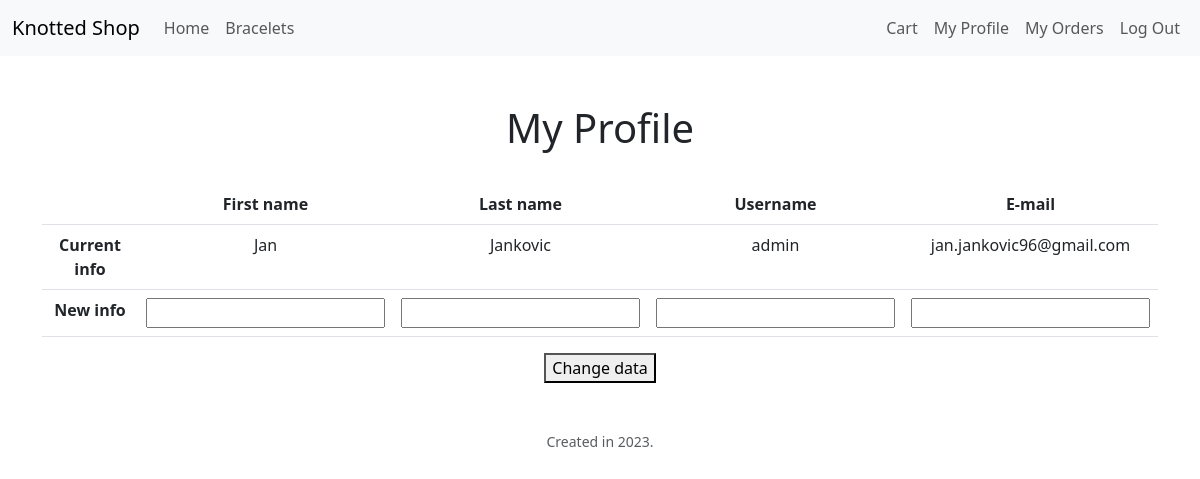
Screenshot of /profile (signed in) with the database file from the repository.
### tables this page shows
CREATE TABLE users (
id INTEGER PRIMARY KEY NOT NULL UNIQUE,
first_name TEXT NOT NULL,
last_name TEXT NOT NULL,
username TEXT NOT NULL UNIQUE,
hash TEXT NOT NULL,
email TEXT NOT NULL UNIQUE,
address_id INTEGER,
last_login_date DATE, cash INTEGER DEFAULT 1000);

### app.py (the view, shortened to what this page needs)
@app.route("/profile", methods=["GET", "POST"])
def profile():
    if request.method == "GET":
        conn = get_database_connection()
        cur = conn.cursor()
        user_data = cur.execute("SELECT first_name, last_name, username, email FROM users WHERE id = ?;", (session["user_id"],)).fetchall()
        conn.close()
        return render_template("profile.html", user_data=user_data)

### app.py (called while the page is built)
@app.after_request
def after_request(response):
    response.headers["Cache-Control"] = "no-cache, no-store, must-revalidate"
    response.headers["Expires"] = 0
    response.headers["Pragma"] = "no-cache"
    return response

def get_database_connection():
    conn = sqlite3.connect("paracord.db")
    conn.row_factory = sqlite3.Row
    return conn

### templates/profile.html (shortened to what this page needs)
{% extends "layout.html" %}
{% block main %}
    <h1>My Profile</h1><br>
    <div class="container">
        <form action="profile" method="POST">
        <table class="table">
            <thead>
                <tr>
                    <th scope="col">&nbsp;</th>
                    <th scope="col">First name</th>
                    <th scope="col">Last name</th>
                    <th scope="col">Username</th>
                    <th scope="col">E-mail</th>
                </tr>
            </thead>
            <tbody>
                <tr>
                    <th scope="row">Current info</th>
                    <td>{{ user_data[0]["first_name"] }}</td>
                    <td>{{ user_data[0]["last_name"] }}</td>
                    <td>{{ user_data[0]["username"] }}</td>
                    <td>{{ user_data[0]["email"] }}</td>
                </tr>
                <tr>
                    <th scope="row">New info</th>
                        <td><input type="text" name="fname"></td>
                        <td><input type="text" name="lname"></td>
                        <td><input type="text" name="username"></td>
                        <td><input type="text" name="email"></td>
                </tr>
            </tbody>
        </table>
        <button type="submit" name="submit">Change data</button>
        </form>
    </div>
{% endblock %}

### rows the page displays
users: first_name "Jan", last_name "Jankovic", username "admin", email "jan.jankovic96@gmail.com"
